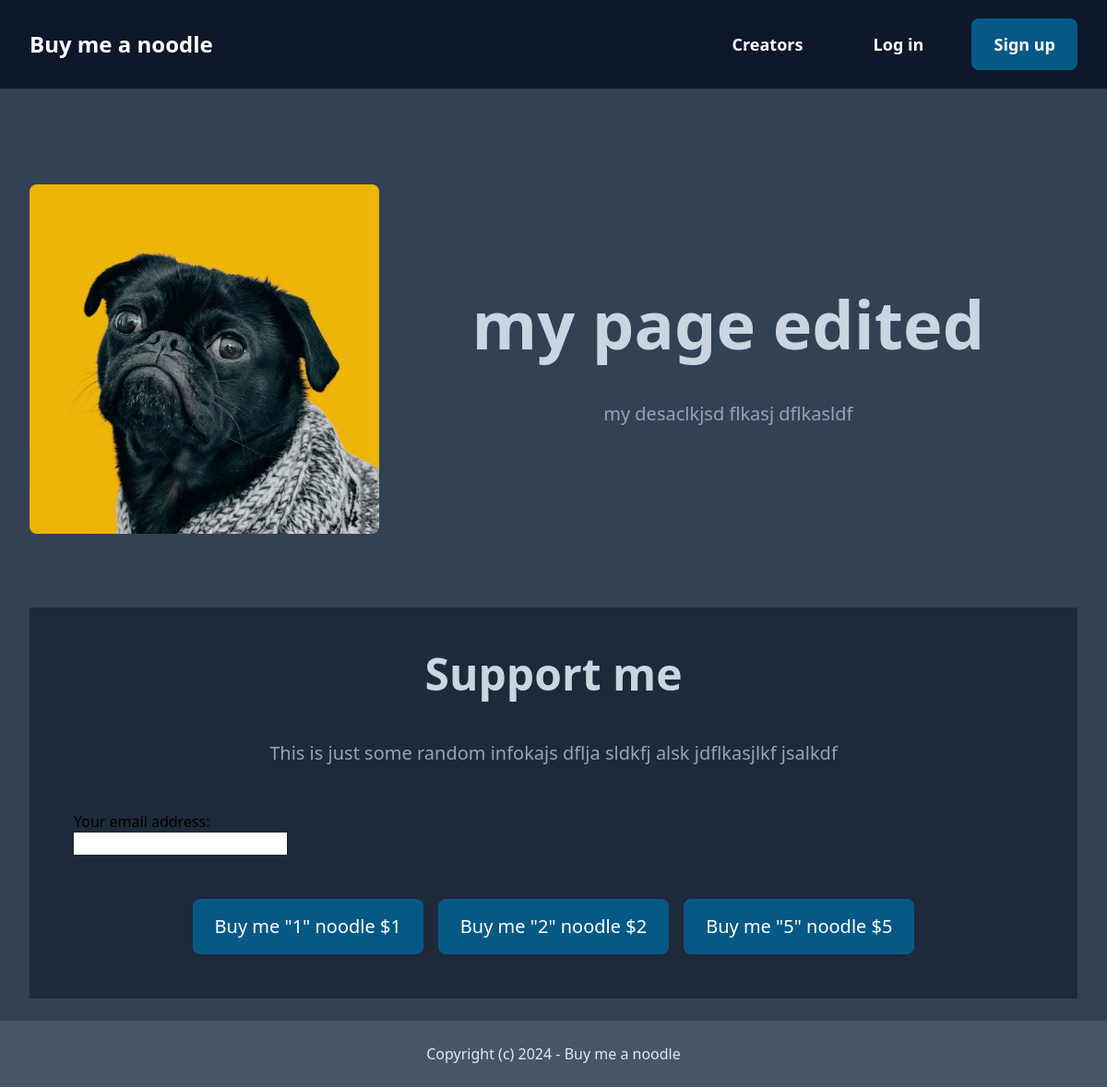
The app's page /creators/1/ with its own data.
### creator/models.py (models this page shows)
class Creator(models.Model):
    title = models.CharField(max_length=255)
    description = models.TextField(blank=True, null=True)
    image = models.ImageField(upload_to='uploads/creators')
    user = models.OneToOneField(User, related_name='creator', on_delete=models.CASCADE)
    created_at = models.DateTimeField(auto_now_add=True)

### creator/views.py (the view)
# urls.py: path('', include('creator.urls')),
def creator(request, pk):
    creator = Creator.objects.get(pk=pk)
    return render(request, 'creator/creator.html', {
        'creator': creator
    })

### creator/templates/creator/creator.html (shortened to what this page needs)
{% extends 'core/base.html' %}
{% load static %}
{% block content %}
<div class="py-20 grid grid-cols-3 items-center">
    <figure class="col-span-1">
        <img src="{{ creator.image.url }}" class="rounded-lg">
    </figure>
    <div class="col-span-2 space-y-12 text-center">
        <h1 class="text-7xl text-slate-300 font-bold">{{ creator.title }}</h1>
        <p class="text-xl text-slate-400">
            {{ creator.description }}
        </p>
    </div>
</div>
<div class="py-12 bg-slate-800">
    <div class="px-12">
        <h2 class="mb-12 text-5xl text-slate-300 text-center font-bold">Support me</h2>
        <p class="text-xl text-slate-400 text-center">
            This is just some random infokajs dflja sldkfj alsk jdflkasjlkf jsalkdf
        </p>
        <div class="mt-12">
            <label>Your email address:</label><br>
            <input type="email" name="email" id="id_email">
        </div>
        <div class="mt-12 flex flex-row space-x-4 items-center justify-center">
            <a href="#" onclick="buy(1)" class="py-4 px-6 inline-block text-xl text-white bg-sky-800 rounded-lg">
                Buy me "1" noodle $1
            </a>
            <a href="#" onclick="buy(2)" class="py-4 px-6 inline-block text-xl text-white bg-sky-800 rounded-lg">
                Buy me "2" noodle $2
            </a>
            <a href="#" onclick="buy(5)" class="py-4 px-6 inline-block text-xl text-white bg-sky-800 rounded-lg">
                Buy me "5" noodle $5
            </a>
        </div>
    </div>
</div>
{% endblock %}

### records on screen
Creator: image (picture), title "my page edited", description "my desaclkjsd flkasj dflkasldf"
